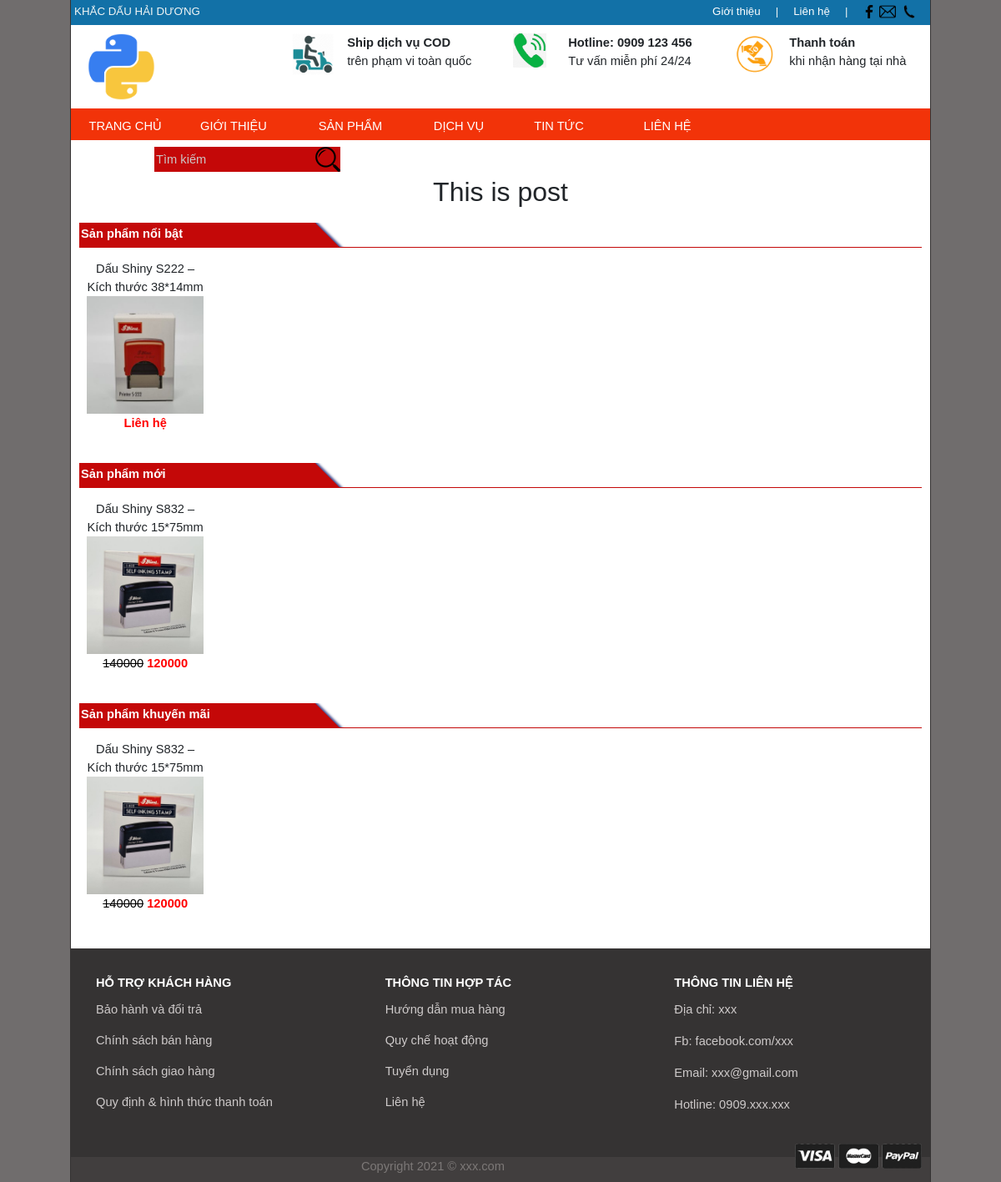
Page /post/ on the committed database.
### home/models.py (models this page shows, shortened)
class homeHotline(models.Model):
    title = models.CharField("Hotline",max_length=100,blank=True,null=True)
    class Meta:
        verbose_name_plural = ("Hotline")

### sanpham/models.py (models this page shows, shortened)
class SanPham(models.Model):
    nhomsanpham = models.ForeignKey("NhomSanPham",related_name='children',on_delete=models.CASCADE)
    tieude = models.CharField("Tên sản phẩm", max_length=500)
    slug = models.SlugField(('slug'), max_length=500, blank=True,editable=False)
    tomtat = models.TextField("Tóm tắt",max_length=1000)
    noidung = RichTextField("Nội dung",blank=True,null=True)
    gia_chinh = models.DecimalField("Giá chinh",max_digits=10,decimal_places = 0,blank=True,null=True)
    gia_khuyenmai = models.DecimalField("Giá khuyến mãi",max_digits=10,decimal_places = 0,blank=True,null=True)
    sp_moi = models.BooleanField("SP mới",blank=True,null=True)
    sp_noibat = models.BooleanField("SP nổi bật",blank=True,null=True)
    sp_khuyenmai = models.BooleanField("SP khuyến mãi",blank=True,null=True)
    hinh = models.FileField("Hình đại diện",blank=True,null=True,upload_to="images/")
    ngaynhap = models.DateTimeField("Ngày nhập",default=timezone.now)
    class Meta:
        verbose_name_plural = "Chi tiết sản phẩm"

### bottom/models.py (models this page shows)
class cl_bottom(models.Model):
    body = RichTextField(blank=True,null=True)
    class Meta:
        verbose_name_plural = "Nội dung Bottom"

### post/views.py (the view)
# urls.py: path('post/', include('post.urls'),name='post'),
def post(request):
    return render(request, 'post/post.html')

### sanpham/templatetags/sanpham_filter.py (called while the page is built)
@register.filter
def getSlugNhomSanPham(id_nhom):
	return NhomSanPham.objects.filter(id=id_nhom)

### post/templates/post/post.html
{% extends 'home/base.html' %}
{% block content %}
  <h2>This is post</h2>
{% endblock content %}

### home/templates/home/base.html (shortened to what this page needs)
{% load static %}
{% load sanpham_filter %}
<!doctype html>
<html lang="en">
<head>
    <link rel="stylesheet" href="{% static 'bootstrap.css' %}" type="text/css" />
    <link rel="stylesheet" href="{% static 'style.css' %}" type="text/css" />
  </head>
<center>
<body>
    <div class="body_content">
      <div>
          {% include 'home/menu.html' %}
      </div>
      <div class="clear">
        {% block content %}{% endblock content %}
      </div>
      <div class="clear">
            <div class="p-10">
              <div class="cl_title">
                <div class="ct_title">Sản phẩm nổi bật</div>
                <div class="cl_title_arrow"></div>
              </div>
            </div>
            <div class="row m-1">
              {% if sp_noibat %}
                  {% for item in sp_noibat %}
                  <div class="col-md-2">
                      <div class="cl_sanpham" onmouseover="show_ct('nbarrow{{item.id}}')" onmouseout="hide_ct('nbarrow{{item.id}}')" onclick="location.href='{% url 'product:product' %}{% for nsp in item.nhomsanpham_id|getSlugNhomSanPham %}{{nsp.slug}}{% endfor %}/{{item.slug}}/'">
                        {{item.tieude }}
                        <img src="{{item.hinh.url}}" width="100%"/>
                        <div>
                            {% if item.gia_chinh > 0 %}
                              {% if item.gia_khuyenmai > 0 %}<span class="gia_chinh1">{{item.gia_chinh}}</span> <span class="gia_khuyenmai">{{item.gia_khuyenmai}}</span>
                              {% else %}<span class="gia_chinh">{{item.gia_chinh}}</span>
                              {% endif %}
                            {% else %}
                                <div class="gia_lienhe">Liên hệ</div>
                            {% endif %}
                        </div>
                      </div>
                  </div>
                  {% endfor %}
              {% endif %}
            </div>
      </div>
      <div class="clear">
            <div class="p-10">
              <div class="cl_title">
                <div class="ct_title">Sản phẩm mới</div>
                <div class="cl_title_arrow"></div>
              </div>
            </div>
            <div class="row m-1">
              {% if sp_moi %}
                  {% for item in sp_moi %}
                    <div class="col-md-2">
                        <div class="cl_sanpham" onmouseover="show_ct('marrow{{item.id}}')" onmouseout="hide_ct('marrow{{item.id}}')" onclick="location.href='{% url 'product:product' %}{% for nsp in item.nhomsanpham_id|getSlugNhomSanPham %}{{nsp.slug}}{% endfor %}/{{item.slug}}/'">
                          {{item.tieude }}
                          <img src="{{item.hinh.url}}" width="100%"/>
                          <div>
                              {% if item.gia_chinh > 0 %}
                                {% if item.gia_khuyenmai > 0 %}<span class="gia_chinh1">{{item.gia_chinh}}</span> <span class="gia_khuyenmai">{{item.gia_khuyenmai}}</span>
                                {% else %}<span class="gia_chinh">{{item.gia_chinh}}</span>
                                {% endif %}
                              {% else %}
                                  <div class="gia_lienhe">Liên hệ</div>
                              {% endif %}
                          </div>
                        </div>
                    </div>
                  {% endfor %}
              {% endif %}
            </div>
      </div>
      <div class="clear">
            <div class="p-10">
              <div class="cl_title">
                <div class="ct_title">Sản phẩm khuyến mãi</div>
                <div class="cl_title_arrow"></div>
              </div>
            </div>
            <div class="row m-1">
              {% if sp_khuyenmai %}
                  {% for item in sp_khuyenmai %}
                    <div class="col-md-2">
                        <div class="cl_sanpham" onmouseover="show_ct('karrow{{item.id}}')" onmouseout="hide_ct('karrow{{item.id}}')" onclick="location.href='{% url 'product:product' %}{% for nsp in item.nhomsanpham_id|getSlugNhomSanPham %}{{nsp.slug}}{% endfor %}/{{item.slug}}/'">
                          {{item.tieude }}
                          <img src="{{item.hinh.url}}" width="100%"/>
                          <div>
                              {% if item.gia_chinh > 0 %}
                                {% if item.gia_khuyenmai > 0 %}<span class="gia_chinh1">{{item.gia_chinh}}</span> <span class="gia_khuyenmai">{{item.gia_khuyenmai}}</span>
                                {% else %}<span class="gia_chinh">{{item.gia_chinh}}</span>
                                {% endif %}
                              {% else %}
                                  <div class="gia_lienhe">Liên hệ</div>
                              {% endif %}
                          </div>
                        </div>
                    </div>
                  {% endfor %}
              {% endif %}
            </div>
      </div>
      {% include 'home/bottom.html' %}
    </div>
</body>
</center>
</html>

### home/templates/home/menu_logo.html
{% load static %}
<div style="min-height:100px;background:white;width:100%;text-align:left">
    <div class="row pt-10">
        <div class="col-md-3">
            <div class="pl-20">
                <img src="{% static 'img/pythonlogo.png' %}" height="80px"/>
            </div>
        </div>
        <div class="col-md-3">
            <div class="row">
                <div class="col-3">
                    <img src="{% static 'img/shipper.jpg' %}" width="50px"/>
                </div>
                <div class="col-9">
                    <b>Ship dịch vụ COD</b><br>
                    trên phạm vi toàn quốc
                </div>
            </div>
        </div>
        <div class="col-md-3">
            <div class="row">
                <div class="col-3">
                    <img src="{% static 'img/phone3.png' %}" width="40px"/>
                </div>
                <div class="col-9">
                    <b>Hotline:
                    {% for item in h_hotline %}
                        {{item.title}}
                    {% endfor %}</b><br>
                    Tư vấn miễn phí 24/24
                </div>
            </div>
        </div>
        <div class="col-md-3">
            <div class="row">
                <div class="col-3">
                    <img src="{% static 'img/thanhtoan.png' %}" width="50px"/>
                </div>
                <div class="col-9">
                    <b>Thanh toán</b><br>
                    khi nhận hàng tại nhà
                </div>
            </div>
        </div>
    </div>
</div>

### home/templates/home/bottom.html (shortened to what this page needs)
{% load static %}
<div class="bottom1">
    <div class="row pt-20">
        <div class="col-md-4">
            <div class="pl-20 pb-20">
                <div class="bottom2">HỖ TRỢ KHÁCH HÀNG</div>
                <div class="pt-10">
                    <div><a class="link" href="{% url 'bottom:bao-hanh-va-doi-tra' %}">Bảo hành và đổi trả</a></div>
                    <div class="pt-15"><a class="link" href="{% url 'bottom:chinh-sach-ban-hang' %}">Chính sách bán hàng</a></div>
                    <div class="pt-15"><a class="link" href="{% url 'bottom:chinh-sach-giao-hang' %}">Chính sách giao hàng</a></div>
                    <div class="pt-15"><a class="link" href="{% url 'bottom:quy-dinh-va-hinh-thuc-thanh-toan' %}">Quy định & hình thức thanh toán</a></div>
                </div>
            </div>
        </div>
        <div class="col-md-4">
            <div class="pl-20 pb-20">
                <div class="bottom2">THÔNG TIN HỢP TÁC</div>
                <div class="pt-10">
                    <div><a class="link" href="{% url 'bottom:huong-dan-mua-hang' %}">Hướng dẫn mua hàng</a></div>
                    <div class="pt-15"><a class="link" href="{% url 'bottom:quy-che-hoat-dong' %}">Quy chế hoạt động</a></div>
                    <div class="pt-15"><a class="link" href="{% url 'bottom:tuyen-dung' %}">Tuyển dụng</a></div>
                    <div class="pt-15"><a class="link" href="{% url 'contact:contact' %}">Liên hệ</a></div>
                </div>
            </div>
        </div>
        <div class="col-md-4">
            <div class="pl-20 pb-20">
                <div class="bottom2">THÔNG TIN LIÊN HỆ</div>
                <div class="pt-10">
                    {% for item in bottom %}
                        {{ item.body | safe }}
                    {% endfor %}
                </div>
            </div>
        </div>
    </div>
    <div class="fr">
        <img class="bottom1_img" src="{% static 'img/visa.png' %}"/>
    </div>
</div>
<div class="copyright">
Copyright 2021 © xxx.com
</div>

### static/style.css (style rules this page uses)
body { margin: 0; padding: 0; font-size: 11pt; font-family: Arial, Helvetica, sans-serif; background-color: rgb(112, 109, 109); }
.fr { float: right; }
.m-1 { margin: 1px; }
.p-10 { padding: 10px; }
.pt-10 { padding-top: 10px; }
.pt-15 { padding-top: 15px; }
.pt-20 { padding-top: 20px; }
.pl-20 { padding-left: 20px; }
.pb-20 { padding-bottom: 20px; }
.clear { clear: both; }
.body_content { width: 86%; background-color: white; border-left: rgb(53, 51, 51) solid 1px;; border-right: rgb(53, 51, 51) solid 1px; }
.cl_title { height: 30px; margin: 0 auto; overflow: hidden; position: relative; width: 100%; border-bottom: #c40808 solid 1px; }
.cl_title_arrow { background-color: #c40808; box-shadow: 0 0 3px 2px rgba(12, 27, 110, 0.8); height: 400px; left: -150px; position: absolute; top: 0px; width: 700px; color: white; -webkit-transform: rotate(45deg); cursor: pointer; z-index: 0; }
.ct_title { position: absolute; height: 30px; width: 200px; top: 0px; left: 0px; height:30px; text-align:left;font-weight:bold;padding:2px; color: white; z-index: 1; }
.cl_sanpham { height: 230px; margin: 0 auto; overflow: hidden; position: relative; width: 100%; z-index: 10; cursor: pointer; }
.cl_sanpham img { max-height: 150px; clear: both; }
.bottom1 { width: 100%; height: 250px; background-color: rgb(53, 51, 51); color: rgb(206, 202, 202); text-align: left; padding: 10px; }
.bottom1_img { height: 30px; }
.link { color: rgb(206, 202, 202); }
.bottom2 { color: white; font-weight: bold; }
.copyright { width: 100%; height: 30px; background-color: rgb(65, 62, 62); color: #7C7877; }
a { text-decoration: none }
.gia_chinh1 { color: black; font-weight: normal;text-decoration-line: line-through; }
.gia_khuyenmai { color: red; font-weight: bold; }
.gia_lienhe { height: 30px; width: 100%; color: red; font-weight: bold; }

### rows in the picture
homeHotline: title "0909 123 456"
SanPham: tieude "Dấu Shiny S222 – Kích thước 38*14mm", hinh (picture), shows "Liên hệ"
SanPham: tieude "Dấu Shiny S832 – Kích thước 15*75mm", hinh (picture), gia_chinh "140000", gia_khuyenmai "120000"
cl_bottom: body "Địa chỉ: xxx Fb: facebook.com/xxx Email: xxx@gmail.com Hotline: 0909.xxx.xxx"
